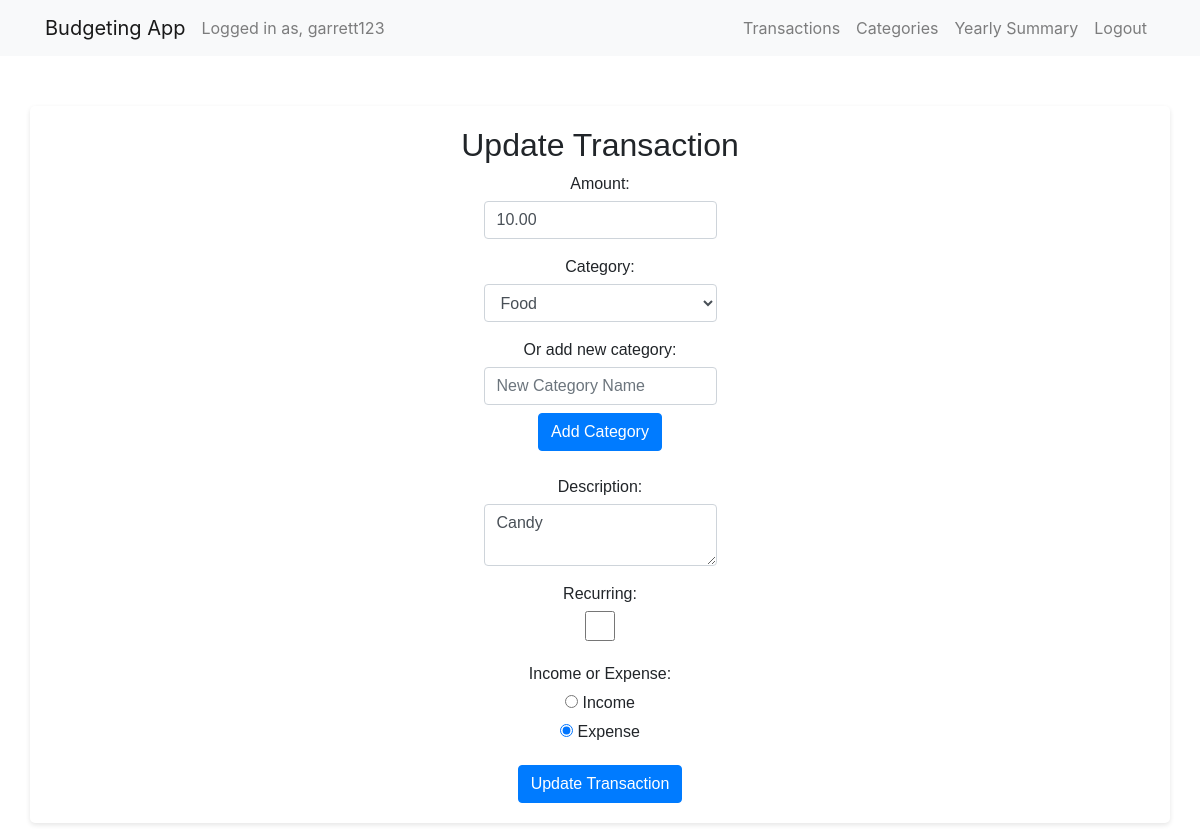
The page /update_transaction/52/ (signed in) on the database as committed earlier.
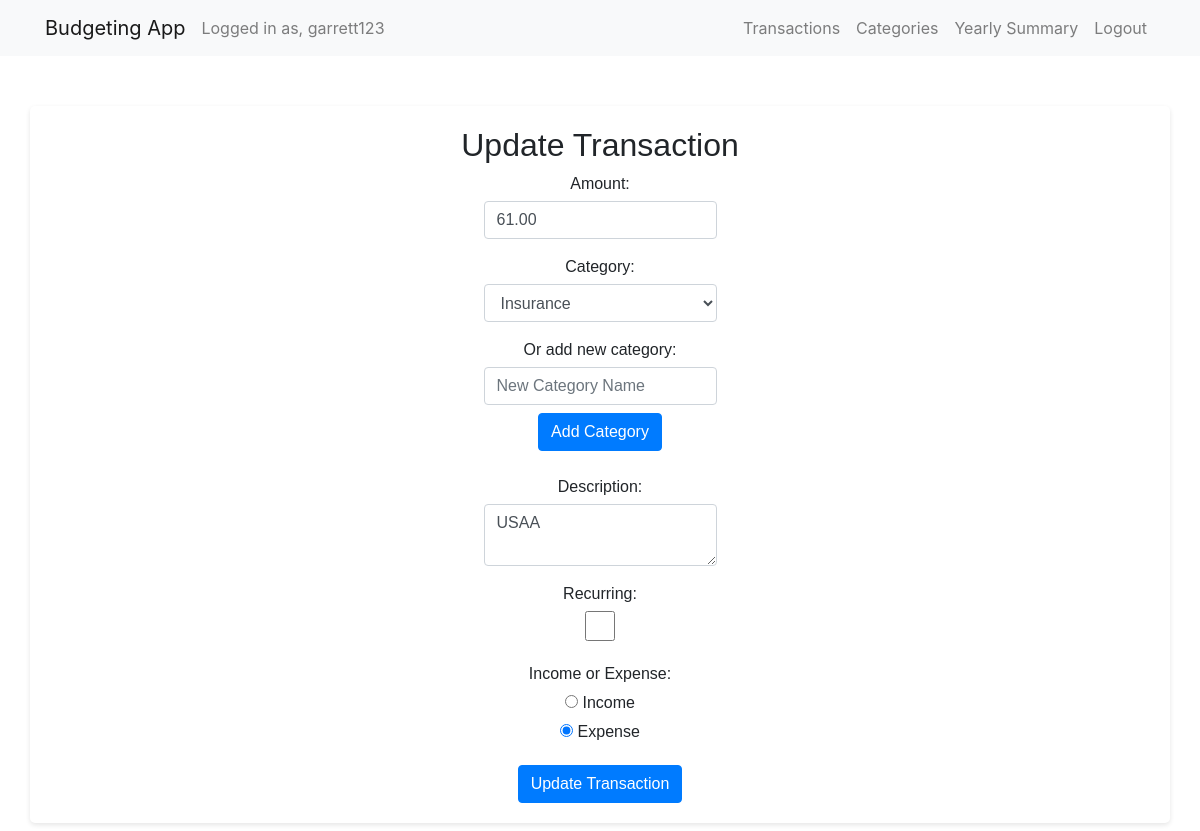
The same page on the database as committed later.
### budget/models.py (models this page shows, shortened)
class Transaction(models.Model):
    user = models.ForeignKey(User, on_delete=models.CASCADE)
    amount = models.DecimalField(max_digits=10, decimal_places=2)
    description = models.CharField(max_length=255)
    category = models.ForeignKey(Category, on_delete=models.CASCADE)
    is_income = models.BooleanField(default=False)
    transaction_date = models.DateField()
    recurring = models.BooleanField(default=False)
    frequency = models.CharField(max_length=10, null=True, blank=True)  # e.g., 'monthly', 'weekly',
    start_date = models.DateField(null=True, blank=True)
    end_date = models.DateField(null=True, blank=True)
    original_transaction = models.ForeignKey('self', on_delete=models.CASCADE, null=True, blank=True)

class Category(models.Model):
    user = models.ForeignKey(User, on_delete=models.CASCADE)
    name = models.CharField(max_length=255)

### budget/views.py (the view)
# urls.py: path('update_transaction/<int:pk>/', views.update_transaction, name='update_transaction'),
@login_required
def update_transaction(request, pk):
    transaction = get_object_or_404(Transaction, id=pk, user=request.user)
    if request.method == 'POST':
        form = TransactionForm(request.user, request.POST, instance=transaction)
        if form.is_valid():
            form.save()
            messages.success(request, 'Transaction updated successfully.')
            return redirect('transaction_list', year=transaction.transaction_date.year, month=transaction.transaction_date.month)
    else:
        form = TransactionForm(request.user, instance=transaction)
    return render(request, 'transaction_update.html', {'form': form, 'transaction': transaction})

### budget/forms.py
class TransactionForm(forms.ModelForm):
    def __init__(self, user, *args, **kwargs):
        super().__init__(*args, **kwargs)
        self.fields['category'].queryset = Category.objects.filter(user=user)
    class Meta:
        model = Transaction
        fields = ['amount', 'category', 'description', 'transaction_date', 'recurring', 'is_income', 'end_date', 'frequency', 'start_date']
        widgets = {
            'recurring': forms.CheckboxInput(attrs={}),
            'is_income': forms.RadioSelect(choices=[(True, 'Income'), (False, 'Expense')]),
            'end_date': forms.DateInput(attrs={'type': 'date'}),
            'frequency': forms.Select(attrs={}),
            'start_date': forms.DateInput(attrs={'type': 'date'}),
        }

### budget/context_processors.py (called while the page is built)
def default_year_month(request):
    current_date = datetime.now()
    default_year = current_date.year
    default_month = current_date.month
    return {
        'default_year': default_year,
        'default_month': default_month,
    }

### budget/templates/transaction_update.html (shortened to what this page needs)
{% extends 'layout.html' %}
{% load static %}
{% block content %}
<div class="container body form">
    <h2>Update Transaction</h2>
    <form method="post" action="{% url 'update_transaction' pk=transaction.id %}">
        <div class="form-group">
            <label for="amount">Amount:</label>
            <input type="number" step="0.01" min=".01" class="form-control" id="amount" name="amount" value="{{ transaction.amount }}" placeholder="$0.00" required>
        </div>
        <div class="form-group">
            <label for="category">Category:</label>
            <select class="form-control" id="category" name="category">
                {% for category in form.category.field.queryset %}
                    <option value="{{ category.id }}" {% if category.id == transaction.category.id %} selected {% endif %}>{{ category.name }}</option>
                {% endfor %}
            </select>
        </div>
        <div class="form-group">
            <label for="new_category">Or add new category:</label>
            <input type="text" class="form-control" id="new_category" name="new_category" placeholder="New Category Name">
            <button class="btn btn-primary mb-2 mt-2" type="button" id="add-category">Add Category</button>
        </div>
        <div class="form-group">
            <label for="description">Description:</label>
            <textarea class="form-control" id="description" name="description">{{ transaction.description }}</textarea>
        </div>
        <div class="form-group">
            <label for="{{ form.recurring.id_for_label }}">Recurring:</label>
            {{ form.recurring }}
        </div>
        <div class="form-group">
            <label>Income or Expense:</label>
            {% for radio in form.is_income %}
                {{ radio }}
            {% endfor %}
        </div>
        <button class="btn btn-primary" type="submit">Update Transaction</button>
    </form>
</div>
{% endblock %}

Rows that differ between the two databases and show on the page:
changed Transaction: amount "10.00" → "61.00"; category "Food" → "Insurance"; description "Candy" → "USAA"
